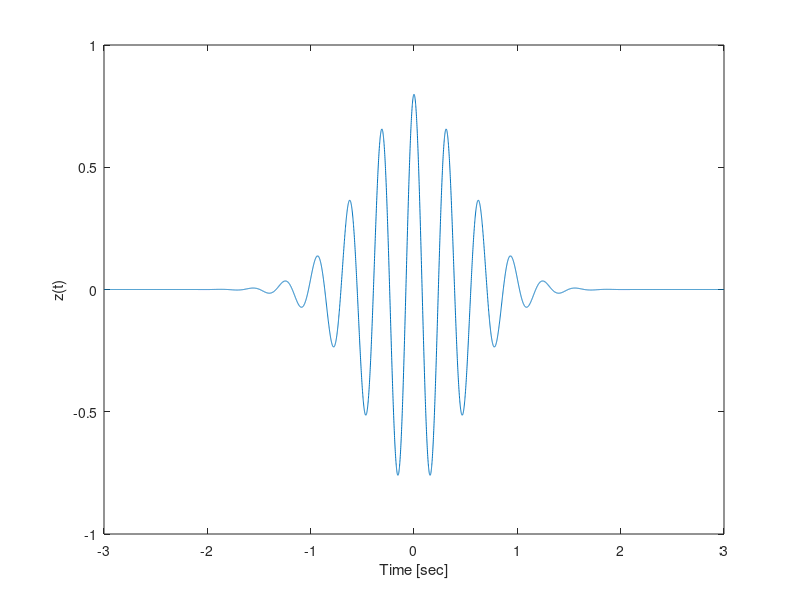

The MATLAB source for this figure:
t=-3:0.001:3; % 有限範囲の時間軸ベクトルの生成
sigma=0.5;
x=exp(-(t.*t)/(2*sigma^2))/(sqrt(2*pi)*sigma); % 式(1.4)
z=cos(20*t).*x; % 式(1.4)と式(1.5)の乗算（各要素の積）
plot(t,z); % アナログ信号の表示
axis([-3,3,-1.0,1.0]); xlabel('Time [sec]'); ylabel('z(t)')